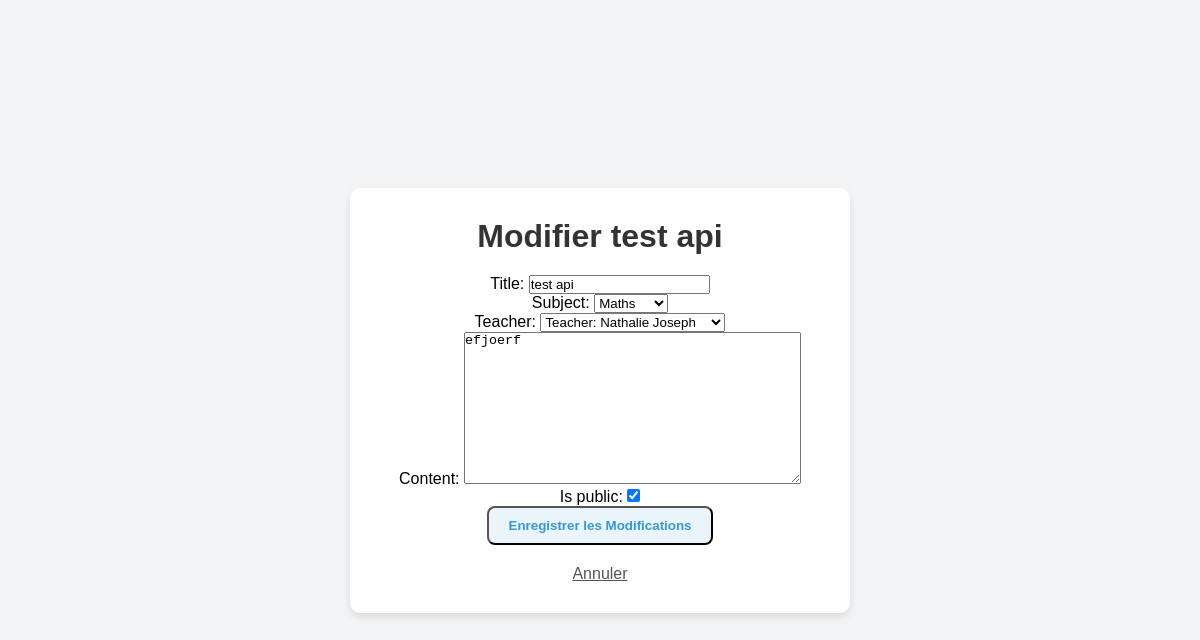
Page /lessons/lessons/modify/5/ on the committed database.
### apps/lessons/models.py (models this page shows, shortened)
class Lesson(models.Model):
    SUBJECT_CHOICES = [
        ('Maths', 'Maths'),
        ('Français', 'Français'),
        ('Anglais', 'Anglais'),
        ('Histoire', 'Histoire'),
    ]
    title = models.CharField(max_length=255)
    subject = models.CharField(max_length=50, choices=SUBJECT_CHOICES)  # Utiliser les choix
    teacher = models.ForeignKey(
        Teacher,
        on_delete=models.CASCADE,
        related_name='lessons_created'
    )
    content = models.TextField()
    is_public = models.BooleanField(default=True)
    description = models.TextField(blank=True, null=True)

### apps/lessons/views.py (the view)
# urls.py: path('lessons/modify/<int:lesson_id>/', views.modify_lesson, name='modify_lesson'), #modifier une lecon
def modify_lesson(request, lesson_id):
    lesson = get_object_or_404(Lesson, id=lesson_id)
    if request.method == 'POST':
        form = LessonForm(request.POST, instance=lesson)
        if form.is_valid():
            form.save()
            return redirect('lesson_detail', lesson_id=lesson.id)  # Rediriger vers la page de détail de la leçon
    else:
        form = LessonForm(instance=lesson)
    return render(request, 'lessons/modify_lesson.html', {'form': form, 'lesson': lesson})

### apps/lessons/forms.py
class LessonForm(forms.ModelForm):
    class Meta:
        model = Lesson
        fields = ['title', 'subject','teacher', 'content', 'is_public']
        widgets = {
            'teacher': forms.Select(attrs={'class': 'form-control'}),
        }

### apps/users/models.py (called while the page is built)
    def __str__(self):
        return f"Teacher: {self.first_name} {self.last_name}"

### templates/lessons/modify_lesson.html (shortened to what this page needs)
{% load static %}
<!DOCTYPE html>
<html>
<head>
    <link rel="stylesheet" href="{% static 'css/style.css' %}">
</head>
<body>
    <div class="container">
        <h1>Modifier {{ lesson.title }}</h1>
        <form method="POST">
            {{ form.as_p }}
            <button type="submit" class="btn">Enregistrer les Modifications</button>
        </form>
        <a href="{% url 'lesson_detail' lesson.id %}" class="back-link">Annuler</a>
    </div>
</body>
</html>

### static/css/style.css (style rules this page uses)
* { margin: 0; padding: 0; box-sizing: border-box; }
body { font-family: Arial, sans-serif; display: flex; justify-content: center; align-items: center; min-height: 100vh; background-color: #f3f4f6; }
h1 { font-size: 2em; color: #333; margin-bottom: 20px; }
.container { text-align: center; background: #fff; padding: 30px; border-radius: 10px; box-shadow: 0 4px 8px rgba(0, 0, 0, 0.1); width: 90%; max-width: 500px; }
.btn { text-decoration: none; font-weight: bold; color: #3498db; padding: 10px 20px; background: #eaf4fb; border-radius: 8px; transition: background 0.3s, color 0.3s; display: inline-block; text-align: center; }
.back-link { display: inline-block; margin-top: 20px; color: #555; }

### rows in the picture
Lesson: title "test api", subject "Maths", teacher "Teacher: Nathalie Joseph", content "efjoerf", is_public "☑"
